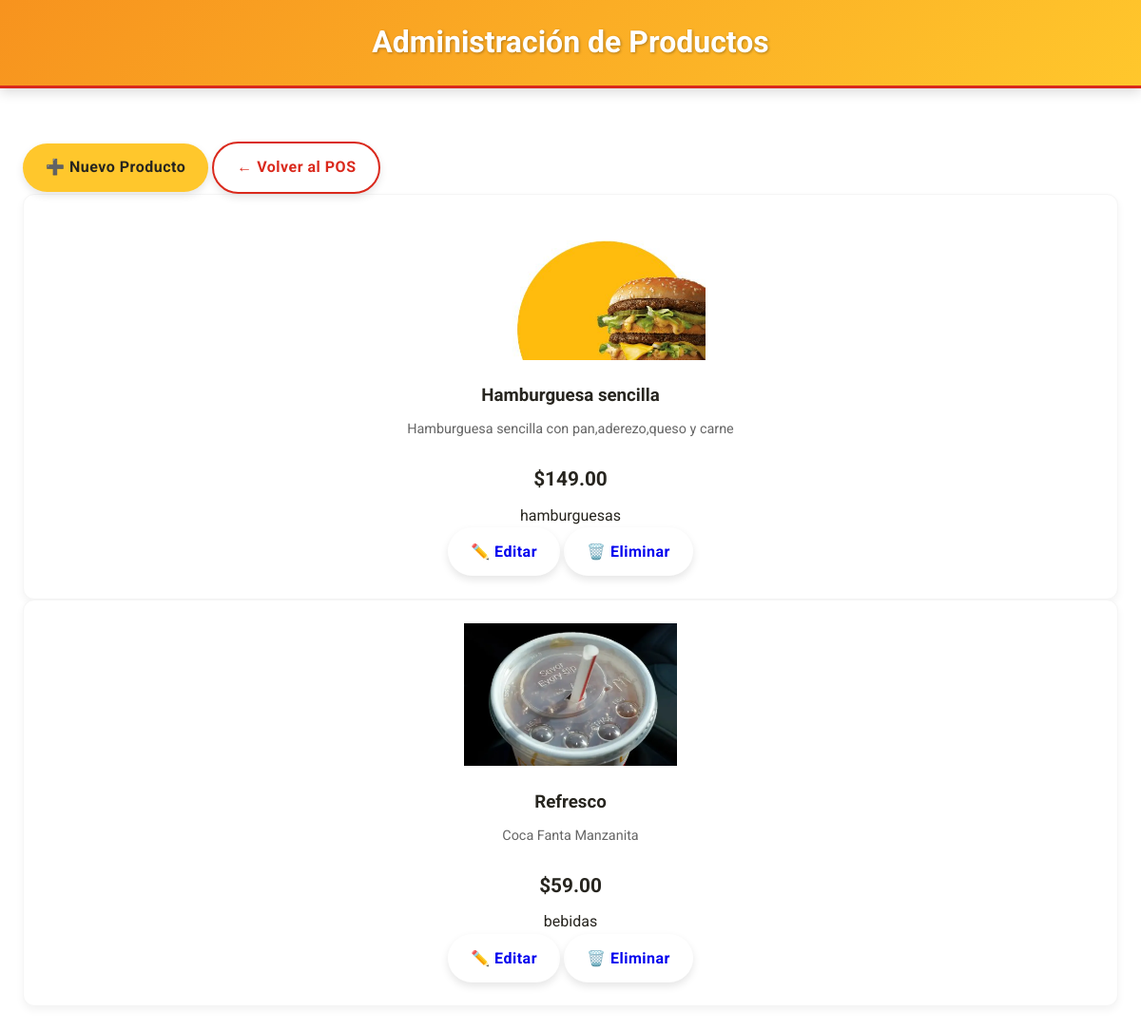
Page /admin/productos on the committed database.
### tables this page shows
CREATE TABLE productos (
            id INTEGER PRIMARY KEY AUTOINCREMENT,
            nombre TEXT NOT NULL,
            descripcion TEXT,
            precio REAL NOT NULL,
            imagen TEXT,
            categoria TEXT NOT NULL,
            fecha_creacion TIMESTAMP DEFAULT CURRENT_TIMESTAMP
        );

### server.py (the view)
@app.route('/admin/productos')
def admin_productos():
    db = get_db()
    productos = db.execute('SELECT * FROM productos ORDER BY fecha_creacion DESC').fetchall()
    return render_template('admin/productos.html', productos=productos)

### server.py (called while the page is built)
def get_db():
    conn = sqlite3.connect(DATABASE)
    conn.row_factory = sqlite3.Row
    return conn

### templates/admin/productos.html (shortened to what this page needs)
<!DOCTYPE html>
<html>
<head>
    <link rel="stylesheet" href="{{ url_for('static', filename='css/style.css') }}">
</head>
<body>
    <header class="header">
        <h1>Administración de Productos</h1>
    </header>
    <main class="container">
        <div class="admin-actions">
            <a href="{{ url_for('nuevo_producto') }}" class="btn btn-primary">➕ Nuevo Producto</a>
            <a href="{{ url_for('index') }}" class="btn btn-secondary">← Volver al POS</a>
        </div>
        <div class="product-grid">
            {% for producto in productos %}
            <div class="product-card">
                {% if producto['imagen'] %}
                <img src="{{ url_for('uploaded_file', filename=producto['imagen']) }}" alt="{{ producto['nombre'] }}" class="product-img">
                {% else %}
                <div class="no-image">🖼️ Sin imagen</div>
                {% endif %}
                <h3>{{ producto['nombre'] }}</h3>
                <p class="product-desc">{{ producto['descripcion'] }}</p>
                <p class="product-price">${{ "%.2f"|format(producto['precio']) }}</p>
                <p class="product-cat">{{ producto['categoria'] }}</p>
                <div class="product-actions">
                    <a href="{{ url_for('editar_producto', id=producto['id']) }}" class="btn btn-edit">✏️ Editar</a>
                    <a href="{{ url_for('eliminar_producto', id=producto['id']) }}" class="btn btn-delete" onclick="return confirm('¿Eliminar este producto permanentemente?')">🗑️ Eliminar</a>
                </div>
            </div>
            {% endfor %}
        </div>
    </main>
</body>
</html>

### static/css/style.css (style rules this page uses)
:root { --mc-red: #DA291C; --mc-yellow: #FFC72C; --mc-orange: #F7931E; --white: #FFFFFF; --black: #27251F; --gray-light: #F5F5F5; }
* { margin: 0; padding: 0; box-sizing: border-box; font-family: 'Roboto', sans-serif; }
body { background-color: var(--white); color: var(--black); line-height: 1.6; }
.header { background: linear-gradient(135deg, var(--mc-orange), var(--mc-yellow)); color: var(--white); padding: 1.2rem; text-align: center; box-shadow: 0 4px 12px rgba(0, 0, 0, 0.15); border-bottom: 3px solid var(--mc-red); margin-bottom: 2rem; }
.header h1 { font-size: 2rem; font-weight: 700; text-shadow: 1px 1px 3px rgba(0, 0, 0, 0.3); }
.container { max-width: 1200px; margin: 0 auto; padding: 1.5rem; }
.product-card { background: var(--white); border-radius: 12px; padding: 1.5rem; box-shadow: 0 4px 8px rgba(0, 0, 0, 0.05); border: 1px solid var(--gray-light); transition: all 0.3s; text-align: center; }
.product-img { width: 100%; height: 150px; object-fit: contain; margin-bottom: 1rem; border-radius: 8px; }
.product-price { font-weight: 700; color: var(--black); font-size: 1.3rem; margin: 0.5rem 0; }
.product-desc { color: #666; margin: 0.5rem 0; font-size: 0.9rem; min-height: 40px; }
.btn { display: inline-block; padding: 0.8rem 1.5rem; border: none; border-radius: 50px; font-size: 1rem; font-weight: 700; cursor: pointer; transition: all 0.3s; text-align: center; text-decoration: none; letter-spacing: 0.5px; box-shadow: 0 4px 8px rgba(0, 0, 0, 0.1); }
.btn-primary { background-color: var(--mc-yellow); color: var(--black); }
.btn-secondary { background-color: var(--white); color: var(--mc-red); border: 2px solid var(--mc-red); }

### rows in the picture
productos: imagen (picture), nombre "Hamburguesa sencilla", descripcion "Hamburguesa sencilla con pan,aderezo,queso y carne", precio "149.00", categoria "hamburguesas"
productos: imagen (picture), nombre "Refresco", descripcion "Coca Fanta Manzanita", precio "59.00", categoria "bebidas"
